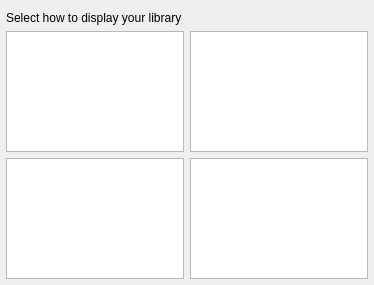
<?xml version="1.0" encoding="UTF-8"?>
<ui version="4.0">
 <class>LibraryOrderDialog</class>
 <widget class="QDialog" name="LibraryOrderDialog">
  <property name="geometry">
   <rect>
    <x>0</x>
    <y>0</y>
    <width>374</width>
    <height>285</height>
   </rect>
  </property>
  <property name="windowTitle">
   <string notr="true"/>
  </property>
  <layout class="QVBoxLayout" name="verticalLayout">
   <property name="leftMargin">
    <number>6</number>
   </property>
   <property name="rightMargin">
    <number>6</number>
   </property>
   <property name="bottomMargin">
    <number>6</number>
   </property>
   <item>
    <widget class="QLabel" name="label">
     <property name="text">
      <string>Select how to display your library</string>
     </property>
    </widget>
   </item>
   <item>
    <layout class="QGridLayout" name="gridLayout_2">
     <item row="0" column="0">
      <widget class="QTreeView" name="artistTreeView">
       <property name="lineWidth">
        <number>0</number>
       </property>
       <property name="horizontalScrollBarPolicy">
        <enum>Qt::ScrollBarAlwaysOff</enum>
       </property>
       <property name="editTriggers">
        <set>QAbstractItemView::NoEditTriggers</set>
       </property>
       <property name="showDropIndicator" stdset="0">
        <bool>false</bool>
       </property>
      </widget>
     </item>
     <item row="0" column="1">
      <widget class="QTreeView" name="albumTreeView">
       <property name="editTriggers">
        <set>QAbstractItemView::NoEditTriggers</set>
       </property>
       <property name="showDropIndicator" stdset="0">
        <bool>false</bool>
       </property>
       <attribute name="headerHighlightSections">
        <bool>true</bool>
       </attribute>
      </widget>
     </item>
     <item row="1" column="0">
      <widget class="QTreeView" name="artistAlbumTreeView">
       <property name="editTriggers">
        <set>QAbstractItemView::NoEditTriggers</set>
       </property>
       <property name="showDropIndicator" stdset="0">
        <bool>false</bool>
       </property>
       <attribute name="headerHighlightSections">
        <bool>true</bool>
       </attribute>
      </widget>
     </item>
     <item row="1" column="1">
      <widget class="QTreeView" name="yearTreeView">
       <property name="editTriggers">
        <set>QAbstractItemView::NoEditTriggers</set>
       </property>
       <property name="showDropIndicator" stdset="0">
        <bool>false</bool>
       </property>
      </widget>
     </item>
    </layout>
   </item>
  </layout>
 </widget>
 <resources/>
 <connections/>
</ui>
